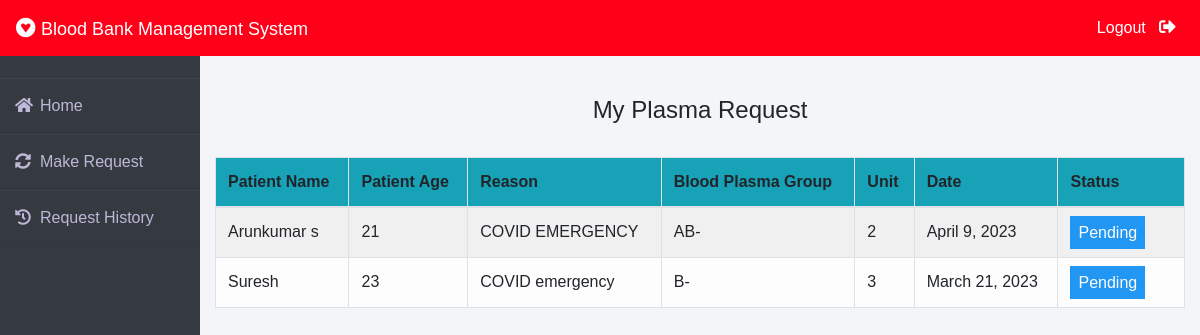
The page /patient/my-request (signed in) on the database its author committed.
### blood/models.py (models this page shows, shortened)
class BloodRequest(models.Model):
    request_by_patient=models.ForeignKey(pmodels.Patient,null=True,on_delete=models.CASCADE)
    request_by_donor=models.ForeignKey(dmodels.Donor,null=True,on_delete=models.CASCADE)
    patient_name=models.CharField(max_length=30)
    patient_age=models.PositiveIntegerField()
    reason=models.CharField(max_length=500)
    bloodgroup=models.CharField(max_length=10)
    unit=models.PositiveIntegerField(default=0)
    status=models.CharField(max_length=20,default="Pending")
    date=models.DateField(auto_now=True)

### patient/views.py (the view)
# urls.py: path('my-request', views.my_request_view,name='my-request'),
def my_request_view(request):
    patient= models.Patient.objects.get(user_id=request.user.id)
    blood_request=bmodels.BloodRequest.objects.all().filter(request_by_patient=patient)
    return render(request,'patient/my_request.html',{'blood_request':blood_request})

### templates/patient/my_request.html (shortened to what this page needs)
{% extends 'patient/patientbase.html' %}
{% block content %}
{% load widget_tweaks %}
{%load static%}
<head>
   </head>
<br><br>
<div class="container">
    <H4 class="text-center">My Plasma Request</H4><br>
    <table class="table table-light table-hover table-bordered table-striped">
        <thead class="bg-info">
            <tr>
                <th scope="col">Patient Name</th>
                <th scope="col">Patient Age</th>
                <th scope="col">Reason</th>
                <th scope="col">Blood Plasma Group</th>
                <th scope="col">Unit</th>
                <th scope="col">Date</th>
                <th scope="col">Status</th>
            </tr>
        </thead>
        <tbody>
            {% for t in blood_request %}
            <tr>
                <td> {{t.patient_name}}</td>
                <td>{{t.patient_age}}</td>
                <td>{{t.reason}}</td>
                <td>{{t.bloodgroup}}</td>
                <td>{{t.unit}}</td>
                <td>{{t.date}}</td>
                {% if t.status == 'Approved' %}
                <td><span class="label warning"> Approved</span></td>
                {% elif t.status == 'Rejected' %}
                <td><span class="label success">Rejected</span></td>
                {% else %}
                <td><span style="color: white;margin-left: 0px;" class="label info">Pending</span></td>
                {% endif %}
            </tr>
            {% endfor %}
        </tbody>
    </table>
</div>
{% endblock content %}

### templates/patient/patientbase.html (style rules this page uses)
* { margin: 0; padding: 0; box-sizing: border-box; list-style: none; text-decoration: none; font-family: 'Josefin Sans', sans-serif; }
body { background-color: #f3f5f9; }
.wrapper .main_content .info { margin: 20px; color: #717171; line-height: 25px; }

### templates/patient/my_request.html (style rules this page uses)
.label { color: white; padding: 8px; }
.info { background-color: #2196F3; }

### rows shown on the page
BloodRequest: patient_name "Arunkumar s", patient_age "21", reason "COVID EMERGENCY", bloodgroup "AB-", unit "2", date "April 9, 2023", status "Pending"
BloodRequest: patient_name "Suresh", patient_age "23", reason "COVID emergency", bloodgroup "B-", unit "3", date "March 21, 2023", status "Pending"
